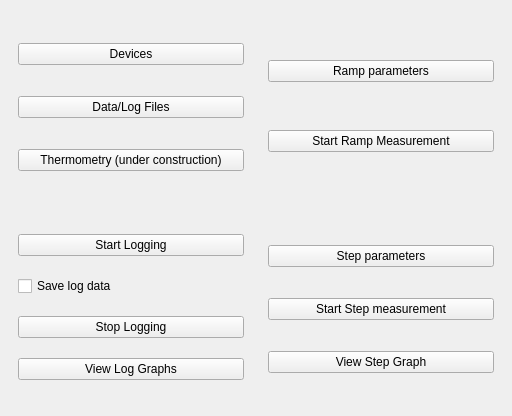
<?xml version="1.0" encoding="UTF-8"?>
<ui version="4.0">
 <class>MainWindow</class>
 <widget class="QMainWindow" name="MainWindow">
  <property name="geometry">
   <rect>
    <x>0</x>
    <y>0</y>
    <width>512</width>
    <height>416</height>
   </rect>
  </property>
  <property name="windowTitle">
   <string>MainWindow</string>
  </property>
  <widget class="QWidget" name="central_widget">
   <layout class="QGridLayout" name="gridLayout">
    <item row="0" column="1">
     <widget class="QWidget" name="widget_2" native="true">
      <layout class="QVBoxLayout" name="verticalLayout_3">
       <item>
        <widget class="QPushButton" name="pushButton_4">
         <property name="text">
          <string>Ramp parameters</string>
         </property>
        </widget>
       </item>
       <item>
        <widget class="QPushButton" name="start_ramp_button">
         <property name="text">
          <string>Start Ramp Measurement</string>
         </property>
        </widget>
       </item>
      </layout>
     </widget>
    </item>
    <item row="0" column="0">
     <widget class="QWidget" name="widget" native="true">
      <layout class="QVBoxLayout" name="verticalLayout_2">
       <item>
        <widget class="QPushButton" name="open_devices_menu_button">
         <property name="text">
          <string>Devices</string>
         </property>
        </widget>
       </item>
       <item>
        <widget class="QPushButton" name="datalog_files_button">
         <property name="text">
          <string>Data/Log Files</string>
         </property>
        </widget>
       </item>
       <item>
        <widget class="QPushButton" name="pushButton_3">
         <property name="text">
          <string>Thermometry (under construction)</string>
         </property>
        </widget>
       </item>
      </layout>
     </widget>
    </item>
    <item row="1" column="1">
     <widget class="QWidget" name="widget_4" native="true">
      <layout class="QVBoxLayout" name="verticalLayout_4">
       <item>
        <widget class="QPushButton" name="pushButton_6">
         <property name="text">
          <string>Step parameters</string>
         </property>
        </widget>
       </item>
       <item>
        <widget class="QPushButton" name="pushButton_7">
         <property name="text">
          <string>Start Step measurement</string>
         </property>
        </widget>
       </item>
       <item>
        <widget class="QPushButton" name="pushButton_8">
         <property name="text">
          <string>View Step Graph</string>
         </property>
        </widget>
       </item>
      </layout>
     </widget>
    </item>
    <item row="1" column="0">
     <widget class="QWidget" name="widget_3" native="true">
      <layout class="QVBoxLayout" name="verticalLayout">
       <item>
        <widget class="QPushButton" name="start_log_button">
         <property name="text">
          <string>Start Logging</string>
         </property>
        </widget>
       </item>
       <item>
        <widget class="QCheckBox" name="save_log_data_checkbox">
         <property name="text">
          <string>Save log data</string>
         </property>
        </widget>
       </item>
       <item>
        <widget class="QPushButton" name="stop_log_button">
         <property name="text">
          <string>Stop Logging</string>
         </property>
        </widget>
       </item>
       <item>
        <widget class="QPushButton" name="open_graph_display_button">
         <property name="text">
          <string>View Log Graphs</string>
         </property>
        </widget>
       </item>
      </layout>
     </widget>
    </item>
   </layout>
  </widget>
 </widget>
 <resources/>
 <connections/>
</ui>
